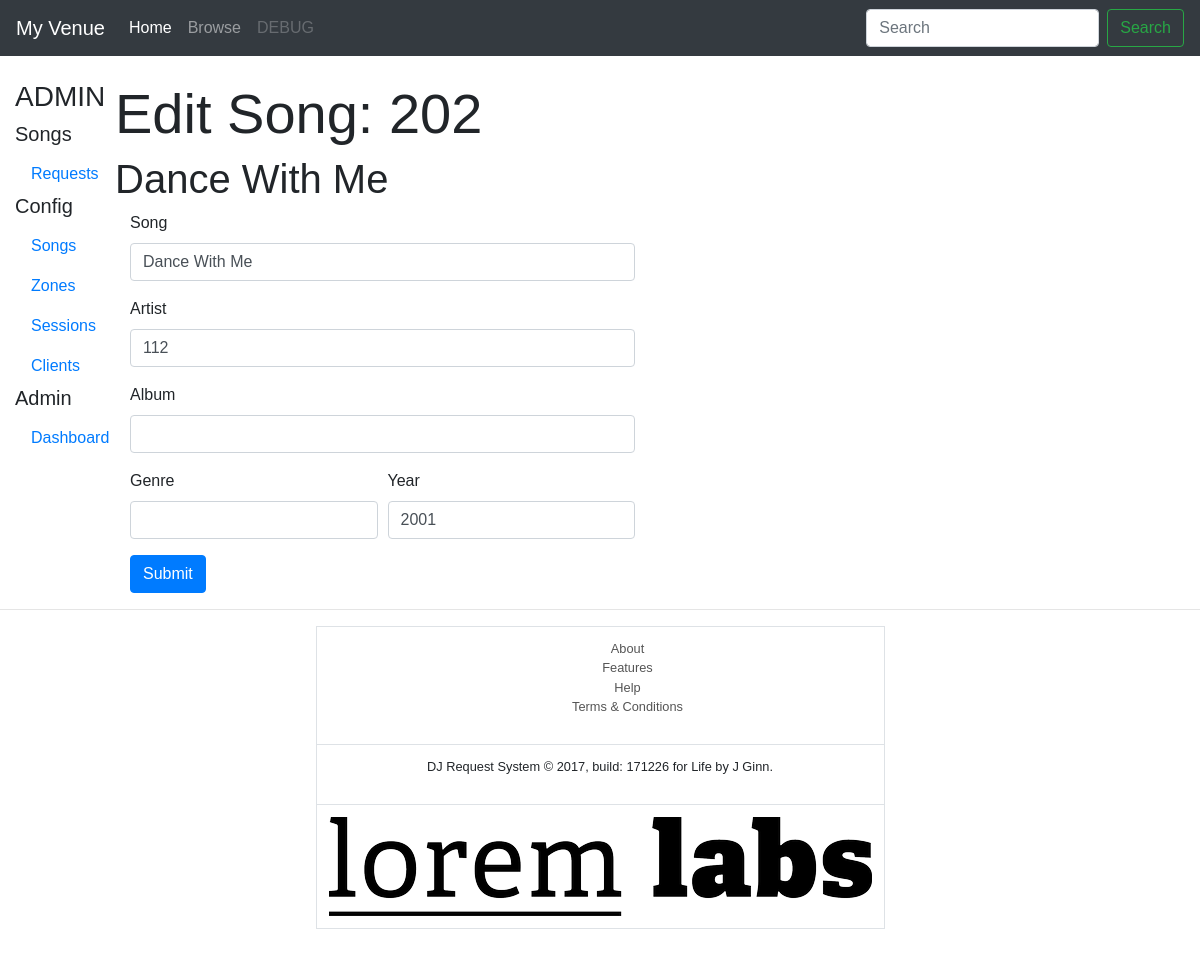
/songs/functions/func_edit_song.php?song_id=202, run on the app's committed database.
### tables this page shows
CREATE TABLE IF NOT EXISTS `songs` (
  `song_id` int(11) NOT NULL AUTO_INCREMENT,
  `song_name` text NOT NULL,
  `song_artist` text NOT NULL,
  `song_album` varchar(50) NOT NULL COMMENT 'Song Album',
  `song_genre` text NOT NULL,
  `song_year` int(4) NOT NULL,
  PRIMARY KEY (`song_id`)
);

### songs/functions/func_edit_song.php (the view, shortened to what this page needs)
<?php
	include($_SERVER["DOCUMENT_ROOT"] . "/djx/djx/partials/header.php");
?>
<head>
</head>
<body>
	<div class="fluid-container">
		<div class="col-md-12">
			<div class="row">
				<?php include($_SERVER["DOCUMENT_ROOT"] . "/djx/djx/partials/nav.php"); ?>
				<div class="col-md-11">
					<br>
					<?php
					$artist = "Edit Song: " . urldecode($_GET['song_id']);
					echo "<h1 class='display-4'>$artist</h1>";
					?>
					<?php
					$UID = (int)$_GET["song_id"];
					$terms = "SELECT * FROM songs WHERE song_id = '$UID'";
					$query = mysqli_query($mysqli, $terms);
					if(mysqli_num_rows($query) > 0){
						while($row = mysqli_fetch_array($query)){
							$song_name = $row['song_name'];
							$artist = $row['song_artist'];
							$album = $row['song_album'];
							$genre = $row['song_genre'];
							$year = $row['song_year'];
						echo "<h1 class='text-left'>" . $row['song_name'] . "</h1>";
						}
					?>
					<div class="col-md-6">
						<form action="func_update_song.php" method="post">
							<div class="form-group">
								<label>Song</label>
								<input class="form-control" onchange="valid()" type="text" id="ud_song_name" name="ud_song_name" value="<?=$song_name?>"></input>
							</div>
							<div class="form-group">
								<label>Artist</label>
								<input class="form-control" type="text" name="ud_artist" value="<?=$artist?>"></input>
							</div>
							<div class="form-group">
								<label>Album</label>
								<input class="form-control" type="text" name="ud_album" value="<?=$album?>"></input>
							</div>
							<div class="form-row">
								<div class="form-group col-md-6">
									<label>Genre</label>
									<input class="form-control" type="text" name="ud_genre" value="<?=$genre?>"></input>
								</div>
								<div class="form-group col-md-6">
									<label>Year</label>
									<input class="form-control" type="text" name="ud_year" value="<?=$year?>"></input>
								</div>
							</div>
							<button class="btn btn-primary" name="add_song" type="submit" value="Submit">Submit</button>
						</form>
					</div>
					<?php
					} else{
						echo "<p>No songs were found.</p>";
						echo '<a href="javascript:history.back()">Go back</a>';
					}
					?>
				</div>
			</div>
		</div>
	</div>
</body>
<?php include($_SERVER["DOCUMENT_ROOT"] . "/djx/djx/partials/footer.php"); ?>

### css/custom.css (style rules this page uses)
body { font-family: 'Alegreya Sans', sans-serif; }

### data on the page
songs: song_name "Dance With Me", ud_song_name "Dance With Me", ud_artist "112", ud_year "2001"

### other printed values
$VenueName "My Venue"
$artist "Edit Song: 202"
